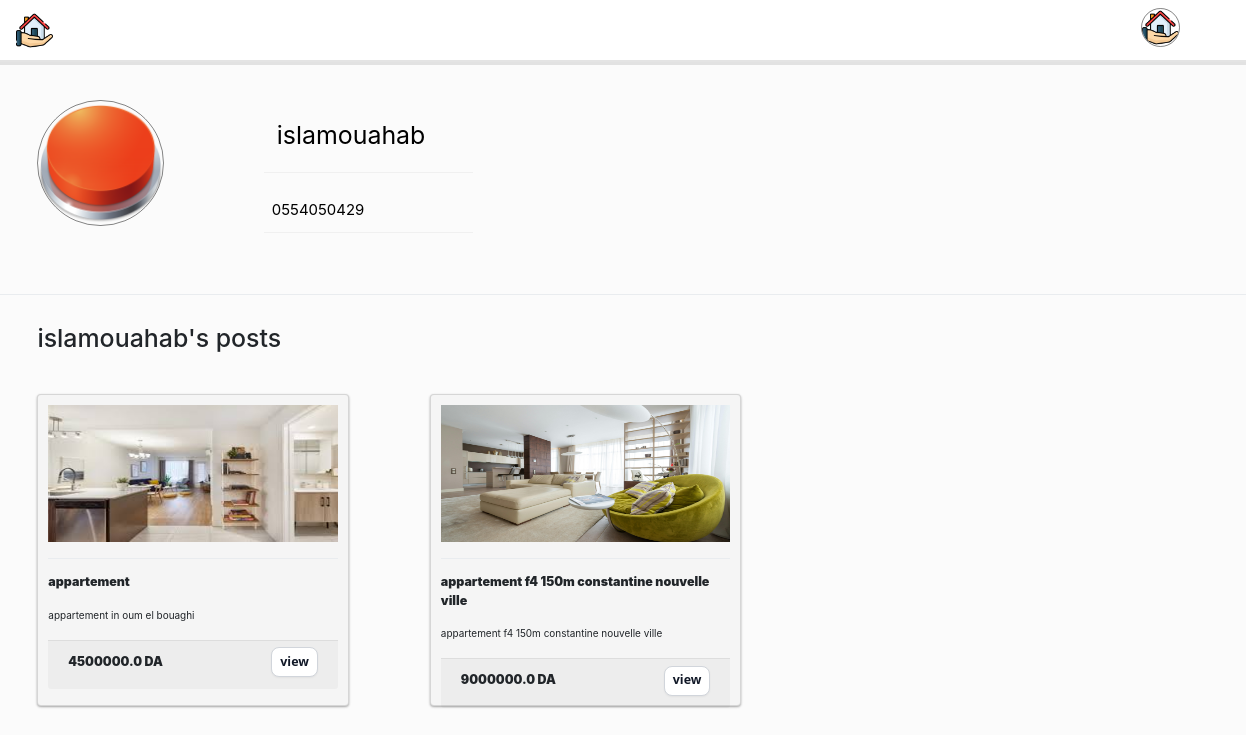
Page /real_estate/profile/1 (signed in) on the committed database.
### main/models.py (models this page shows, shortened)
class custom_user(AbstractUser):
    phone_num = models.CharField(max_length=15)
    profile_pic = models.ImageField(upload_to='profile_pics/')

class post(models.Model):
    user_id = models.ForeignKey("custom_user",on_delete=models.CASCADE)
    title = models.CharField(max_length=256)
    space = models.FloatField()
    floor_num = models.IntegerField()
    description = models.CharField(max_length=1024)
    price = models.FloatField()
    location = models.CharField(max_length=256)

class media_files(models.Model):
    post_id = models.ForeignKey("post",on_delete=models.CASCADE)
    path = models.ImageField(upload_to='post_pics/')

### main/views.py (the view)
def profile(request , user_id):
   if request.user.is_authenticated:
      if request.user.id != user_id:
         User = custom_user.objects.get(pk=user_id)
         owner = False
      else:
         User = None
         owner = True
      Posts = post.objects.prefetch_related('media_files_set').filter(user_id=user_id)
      max_length = 120
      description  = [post.description[:max_length]+ '...' if len(post.description)>max_length else post.description for post in Posts]
      return render(request , 'profile.html',{'alert':False,'owner':owner,'User':User,'posts':zip(Posts,description)})
   else:
      return HttpResponseRedirect(reverse('login'))

### main/templates/profile.html (shortened to what this page needs)
{% load static %}
<!DOCTYPE html>
<html lang="en">
<head>
    <link rel="stylesheet" href="https://cdn.jsdelivr.net/npm/bootstrap@4.4.1/dist/css/bootstrap.min.css">
    <link rel="stylesheet" href="{% static 'css/home.css' %}">
    <link rel="stylesheet" href="{% static 'css/profile.css' %}">
</head>
<body style="background-color:rgba(0, 0, 0, 0.015);">
  <div class="navbar">
    <a href="{% url 'home'%}"><img src="{% static 'public/external/brand.png' %}" ></a>
    <div class="action-bar" style="justify-content:flex-end">
    <div class="account-container">
       <div class="">
      <div class="dropdown">
        <button class="account" type ="button" data-bs-toggle="dropdown" aria-expanded="false"><img src={% if user.profile_pic %}{%if user.profile_pic.url %}'{{user.profile_pic.url}}'{%else%}"{% static 'public/external/no-user.png' %}" {%endif%}{%endif%} alt=""></button>
      </div>
    </div>
    </div>
  </div>
  </div>
  {% if owner %}
  <div class="info-container">
    <form action="{% url 'update_profile' user.id %}" method="post" enctype="multipart/form-data">
      {% csrf_token %}
    <div class="profile-pic">
       <button class="account"  type ="button" id="profile-pic"> <img src={% if user.profile_pic %}{%if user.profile_pic.url %}'{{user.profile_pic.url}}'{%else%}"{% static 'public/external/no-user.png' %}" {%endif%}{%endif%} alt=""></button>
    </div>
    <div class="input-container">
      <div class="close-container">
        <button class="close-button">
        <span class="X"></span>
        <span class="Y"></span>
        <div class="close">Close</div>
      </button>
      </div>
    <label for="file" class="labelFile"
      ><span
        ><svg
          xml:space="preserve"
          viewBox="0 0 184.69 184.69"
          xmlns:xlink="http://www.w3.org/1999/xlink"
          xmlns="http://www.w3.org/2000/svg"
          id="Capa_1"
          version="1.1"
          width="60px"
          height="60px"
        >
          <g>
            <g>
              <g>
                <path
                  d="M149.968,50.186c-8.017-14.308-23.796-22.515-40.717-19.813
            C102.609,16.43,88.713,7.576,73.087,7.576c-22.117,0-40.112,17.994-40.112,40.115c0,0.913,0.036,1.854,0.118,2.834
            C14.004,54.875,0,72.11,0,91.959c0,23.456,19.082,42.535,42.538,42.535h33.623v-7.025H42.538
            c-19.583,0-35.509-15.929-35.509-35.509c0-17.526,13.084-32.621,30.442-35.105c0.931-0.132,1.768-0.633,2.326-1.392
            c0.555-0.755,0.795-1.704,0.644-2.63c-0.297-1.904-0.447-3.582-0.447-5.139c0-18.249,14.852-33.094,33.094-33.094
            c13.703,0,25.789,8.26,30.803,21.04c0.63,1.621,2.351,2.534,4.058,2.14c15.425-3.568,29.919,3.883,36.604,17.168
            c0.508,1.027,1.503,1.736,2.641,1.897c17.368,2.473,30.481,17.569,30.481,35.112c0,19.58-15.937,35.509-35.52,35.509H97.391
            v7.025h44.761c23.459,0,42.538-19.079,42.538-42.535C184.69,71.545,169.884,53.901,149.968,50.186z"
                  style="fill:#010002;"
                ></path>
              </g>
              <g>
                <path
                  d="M108.586,90.201c1.406-1.403,1.406-3.672,0-5.075L88.541,65.078
            c-0.701-0.698-1.614-1.045-2.534-1.045l-0.064,0.011c-0.018,0-0.036-0.011-0.054-0.011c-0.931,0-1.85,0.361-2.534,1.045
            L63.31,85.127c-1.403,1.403-1.403,3.672,0,5.075c1.403,1.406,3.672,1.406,5.075,0L82.296,76.29v97.227
            c0,1.99,1.603,3.597,3.593,3.597c1.979,0,3.59-1.607,3.59-3.597V76.165l14.033,14.036
            C104.91,91.608,107.183,91.608,108.586,90.201z"
                  style="fill:#010002;"
                ></path>
              </g>
            </g>
          </g></svg></span>
      <p>drag and drop your file here or click to select a file!</p></label>
    <input class="input" name="profile_pic" id="file" type="file" />
        </div>
    <div class="user-des">
        <ul>
            <input type="text" name="username" value="{{user.username}}" class="username" >
            <input type="text" name="phone_num" value="{{user.phone_num}}" class="phone_num">
        </ul>
        <button type="submit" class="apply">Apply</button>
    </div>
      </form>
      <div class="delete-div">
        <a href="{% url 'delete_user' user.id%}"><button class="delete"><span class="text">Delete account</span><span class="icon"><svg xmlns="http://www.w3.org/2000/svg" width="24" height="24" viewBox="0 0 24 24"><path d="M24 20.188l-8.315-8.209 8.2-8.282-3.697-3.697-8.212 8.318-8.31-8.203-3.666 3.666 8.321 8.24-8.206 8.313 3.666 3.666 8.237-8.318 8.285 8.203z"></path></svg></span></button></a>
      </div>
    </div>
    <br>
<hr class="dropdown-divider">
<p style="font-weight:500;font-size:2vw;margin-left:3vw;margin-top:2vw">My posts</p>
<div class="cards">
  {%for post,description in posts%}
  <div class="card">
    <div class="card-img"><img src="{{post.media_files_set.first.path.url}}" alt=""></div>
    <hr class="dropdown-divider">
    <div class="card-info">
      <p class="text-title">{{post.title}} </p>
      <p class="text-body">{{description}}</p>
    </div>
    <div class="card-footer">
    <span class="text-title">{{post.price}} DA</span>
    <a href="{% url 'show post' post.id%}"><button class="view-item">view</button></a>
  </div>
</div>
{%endfor%}
</div>
{% else %}
<div class="info-container">
  <form>
  <div class="profile-pic">
     <button class="account"  type ="button" id="profile-pic"> <img src={% if User.profile_pic %}{%if User.profile_pic.url %}'{{User.profile_pic.url}}'{%else%}"{% static 'public/external/no-user.png' %}" {%endif%}{%endif%} alt=""></button>
  </div>
  <div class="user-des">
      <ul>
          <p class="username" >{{User.username}}</p>
          <p  class="phone_num">{{User.phone_num}}</p>
      </ul>
  </div>
    </form>
</div>
  <br>
<hr class="dropdown-divider">
<p style="font-weight:500;font-size:2vw;margin-left:3vw;margin-top:2vw">{{User.username}}'s posts</p>
<div class="cards">
  {%for post,description in posts%}
  <div class="card">
    <div class="card-img"><img src="{{post.media_files_set.first.path.url}}" alt=""></div>
    <hr class="dropdown-divider">
    <div class="card-info">
      <p class="text-title">{{post.title}} </p>
      <p class="text-body">{{description}}</p>
    </div>
    <div class="card-footer">
    <span class="text-title">{{post.price}} DA</span>
    <a href="{% url 'show post' post.id%}"><button class="view-item">view</button></a>
  </div>
</div>
{%endfor%}
</div>
{% endif %}
  </body>
</html>

### main/static/css/home.css (style rules this page uses)
.navbar { width: 100vw; height: 5vw; background-color:#ffffff; display: flex; flex-direction: row; justify-content: space-between; border-bottom: 2px solid rgba(0, 0, 0, 0.105); box-shadow: 0px 3px 0px rgba(0, 0, 0, 0.1); z-index: 999; }
.navbar img { max-width: 3vw; }
.action-bar { width: 90vw; display: flex; justify-content: space-between; flex-direction: row; }
.account-container { max-width: 15vw; display: flex; justify-content: flex-start; }
.account { border-radius: 50%; border: 0.5px solid rgba(0, 0, 0, 0.479); margin-right: 4vw; padding: 0; background: none; }
.account img { display: block; border-radius: 50%; }
.cards { display: flex; justify-content: flex-start; flex-wrap: wrap; margin-left: 3vw; margin-top: 3vw; height: 50vw; }
.card { width: 25vw; height: 25vw; margin-bottom: 3vw; padding: .8vw; margin-right: 6.5vw; background: #f5f5f5; position: relative; overflow: visible; box-shadow: 0 1px 3px rgba(0,0,0,0.12), 0 1px 2px rgba(0,0,0,0.24); }
.card-img { height: 50%; width: 100%; transition: .3s ease; }
.card-img img { width: 100%; margin-right: .5vw; max-height: 11vw; }
.card-info { padding-top: 2%; }
.card-footer { width: 100%; display: flex; justify-content: space-between; align-items: center; padding-top: .5vw; border-top: 1px solid #ddd; }
.text-title { font-weight: 900; font-size: 1vw; }
.text-body { font-size: .8vw; padding-bottom: .1vw; }
.view-item { background-color: #FFFFFF; border: 1px solid rgb(209,213,219); border-radius: .5rem; color: #111827; font-family: ui-sans-serif,system-ui,-apple-system,system-ui,"Segoe UI",Roboto,"Helvetica Neue",Arial,"Noto Sans",sans-serif,"Apple Color Emoji","Segoe UI Emoji","Segoe UI Symbol","Noto Color Emoji"; font-size: 1vw; font-weight: 600; transition: ease-in 0.5s; padding: .3rem .5rem; text-align: center; -webkit-box-shadow: 0 1px 2px 0 rgba(0, 0, 0, 0.05); box-shadow: 0 1px 2px 0 rgba(0, 0, 0, 0.05); cursor: pointer; -moz-user-select: none; -ms-user-select: none; user-select: none; -webkit-user-select: none; -ms-touch-action: manipulation; touch-action: manipulation; }

### main/static/css/profile.css (style rules this page uses)
form { display: flex; width: 100vw; height: 10vw; margin: 3vw; }
.profile-pic { height: 10vw; width: 15vw; }
.profile-pic button img { height: 10vw; width: 10vw; }
.user-des { --width-of-input: 20vw; --border-height: 1px; --border-before-color: rgba(221, 221, 221, 0.39); --border-after-color: #5891ff; --input-hovered-color: #4985e01f; display: grid; grid-template-columns: 1; gap: 0vw; width: var(--width-of-input); }
.username,.phone_num { color: #000000; background-color: transparent; width: 100%; box-sizing: border-box; padding-inline: 0.5em; padding-block: 0.7em; border: none; border-bottom: var(--border-height) solid var(--border-before-color); }
.username { font-size: 2vw; }
.phone_num { font-size: 1.2vw; }

### rows in the picture
custom_user: profile_pic (picture)
custom_user: profile_pic (picture), username "islamouahab", phone_num "0554050429"
post: media_files_set.first.path (picture), title "appartement", description "appartement in oum el bouaghi", price "4500000.0"
post: media_files_set.first.path (picture), title "appartement f4 150m constantine nouvelle ville", description "appartement f4 150m constantine nouvelle ville", price "9000000.0"
